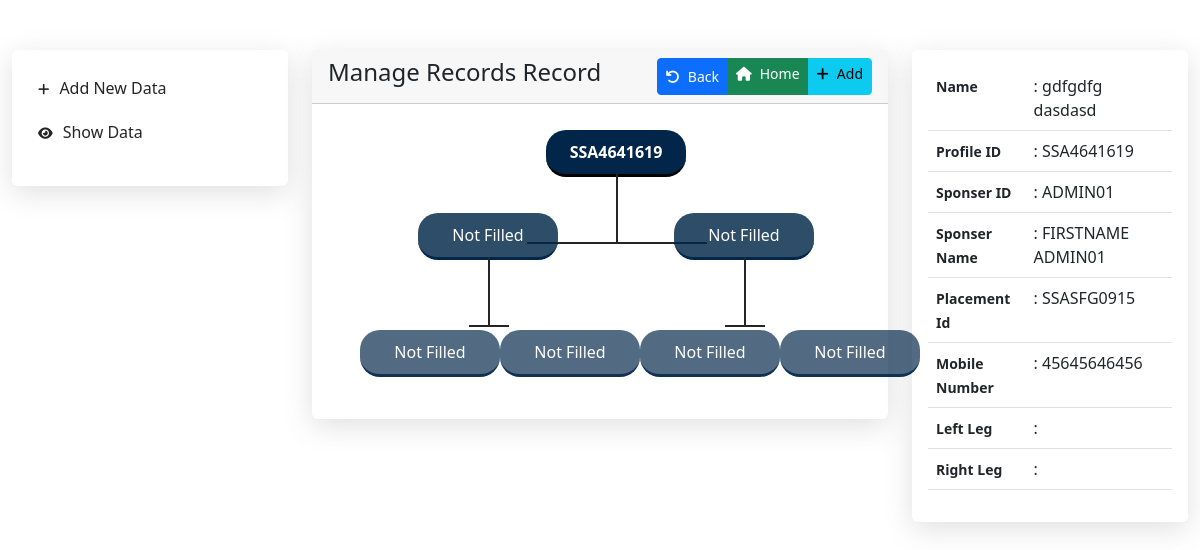
Screenshot of /manage-data.php?id=SSA4641619 with the database file from the repository.
### tables this page shows
CREATE TABLE `people` (
  `id` int(11) NOT NULL,
  `profile_id` varchar(256) NOT NULL,
  `sponser_id` varchar(256) NOT NULL,
  `sponser_name` varchar(256) NOT NULL,
  `placement_id` varchar(256) NOT NULL,
  `left_leg` varchar(100) NOT NULL,
  `right_leg` varchar(100) NOT NULL,
  `first_name` varchar(256) NOT NULL,
  `last_name` varchar(256) NOT NULL,
  `dob` varchar(256) NOT NULL,
  `father_name` varchar(256) NOT NULL,
  `mother_name` varchar(256) NOT NULL,
  `mobile_number` varchar(100) NOT NULL,
  `address` varchar(1000) NOT NULL,
  `status` varchar(50) NOT NULL
);

### manage-data.php (the view, shortened to what this page needs)
<?php
require_once('./config/database.php');
$sql = "SELECT * FROM people WHERE profile_id = '".$_GET['id']."'";
$result = mysqli_query($con, $sql);
if (mysqli_num_rows($result) > 0)
{
    $row_fetch = mysqli_fetch_assoc($result);
}
?>
<!DOCTYPE html>
<html lang="en">
<head>
    <link rel="stylesheet" href="./assets/style.css">
    <link rel="stylesheet" href="./bootstrap/css/bootstrap.min.css">
</head>
<body>
    <section class="main">
        <div class="container-fluid">
            <div class="row ">
                <div class="col-lg-3">
                    <div class="card menu-card">
                        <div class="card-body">
                            <ul>
                                <li>
                                    <a href="./index.php"><i class="fa-solid fa-plus"></i>Add New Data</a>
                                </li>
                                <li>
                                    <a href="./manage-data.php"><i class="fa-solid fa-eye"></i>Show Data</a>
                                </li>
                            </ul>
                        </div>
                    </div>
                </div>
                <div class="col-lg-6">
                    <div class="row">
                        <div class="col-lg-12">
                            <div class="card">
                                <div class="card-header d-flex justify-content-between">
                                    <h4>Manage Records Record</h3>
                                        <div class="btn-group btn-group-sm float-end" role="group" aria-label="First group">
                                            <button type="button" class="btn btn-primary" onclick="window.history.back()"><i class="fas fa-undo me-2"></i>Back</button>
                                            <a href="./manage-data.php" type="button" class="btn btn-success"><i class="fas fa-home me-2"></i>Home</a>
                                            <a href="./index.php" type="button" class="btn btn-info"><i class="fas fa-plus me-2"></i>Add</a>
                                        </div>
                                </div>
                                <div class="card-body text-center">
                                    <div class="card-box">
                                        <ul>
                                            <a type="button" class="wrapper" data-bs-toggle="tooltip" data-bs-placement="top" data-bs-title="Tooltip on top" href="./manage-data.php?id=<?php echo $_GET['id']; ?>">
                                                <li>
                                                    <p><strong><?php echo $_GET['id']; ?></strong></p>
                                                </li>
                                            </a>
                                        </ul>
                                        <ul>
                                            <?php
                                            require_once('./config/database.php');
                                            $sqli = "SELECT * FROM people WHERE profile_id = '" . $_GET['id'] . "'";
                                            $result = mysqli_query($con, $sqli);
                                            if (mysqli_num_rows($result) > 0) {
                                                while ($row = mysqli_fetch_assoc($result)) {
                                                    $values_array = array($row['left_leg'], $row['right_leg']);
                                            ?>
                                                    <?php if ($row['left_leg'] != '') { ?><a href="./manage-data.php?id=<?php echo $row['left_leg']; ?>">
                                                            <li class="left_leg">
                                                                <p><?php echo $row['left_leg']; ?></p>
                                                            </li>
                                                        </a><?php } else { ?><a type="button">
                                                            <li class="left_leg">
                                                                <p>Not Filled</p>
                                                            </li>
                                                        </a><?php } ?>
                                                    <?php if ($row['right_leg'] != '') { ?><a href="./manage-data.php?id=<?php echo $row['right_leg']; ?>">
                                                            <li class="right_leg">
                                                                <p><?php echo $row['right_leg']; ?></p>
                                                            </li>
                                                        </a><?php } else { ?><a type="button">
                                                            <li class="right_leg">
                                                                <p>Not Filled</p>
                                                            </li>
                                                        </a><?php } ?>
                                                <?php
                                                }
                                            }
                                            ?>
                                        </ul>
                                        <ul>
                                            <?php
                                            foreach ($values_array as $value) {
                                            ?>
                                                <?php
                                                require_once('./config/database.php');
                                                $sqli1 = "SELECT * FROM people WHERE profile_id = '$value'";
                                                $result1 = mysqli_query($con, $sqli1);
                                                if (mysqli_num_rows($result1) > 0) {
                                                    while ($row1 = mysqli_fetch_assoc($result1)) {
                                                        $values_array = array($row1['left_leg'], $row1['right_leg']);
                                                ?>
                                                        <?php if ($row1['left_leg'] != '') { ?><a href="./manage-data.php?id=<?php echo $row1['left_leg']; ?>">
                                                                <li class="left_leg">
                                                                    <p><?php echo $row1['left_leg']; ?></p>
                                                                </li>
                                                            </a><?php } else { ?><a type="button">
                                                                <li class="left_leg">
                                                                    <p>Not Filled</p>
                                                                </li>
                                                            </a><?php } ?>
                                                        <?php if ($row1['right_leg'] != '') { ?><a href="./manage-data.php?id=<?php echo $row1['right_leg']; ?>">
                                                                <li class="right_leg">
                                                                    <p><?php echo $row1['right_leg']; ?></p>
                                                                </li>
                                                            </a><?php } else { ?><a type="button">
                                                                <li class="right_leg">
                                                                    <p>Not Filled</p>
                                                                </li>
                                                            </a><?php } ?>
                                                    <?php
                                                    }
                                                } else {
                                                    ?>
                                                    <a type="button">
                                                        <li class="right_leg">
                                                            <p>Not Filled</p>
                                                        </li>
                                                    </a>
                                                    <a type="button">
                                                        <li class="right_leg">
                                                            <p>Not Filled</p>
                                                        </li>
                                                    </a>
                                                <?php
                                                }
                                                ?>
                                            <?php
                                            }
                                            ?>
                                        </ul>
                                    </div>
                                </div>
                            </div>
                        </div>
                    </div>
                </div>
                <div class="col-lg-3">
                    <div class="card menu-card">
                        <div class="card-body">
                            <table class="table">
                                <tbody>
                                    <tr>
                                        <th width="40%"><small>Name</small></th>
                                        <td width="60%">: <?php echo $row_fetch['first_name']; ?> <?php echo $row_fetch['last_name']; ?></td>
                                    </tr>
                                    <tr>
                                        <th width="40%"><small>Profile ID</small></th>
                                        <td width="60%">: <?php echo $row_fetch['profile_id']; ?></td>
                                    </tr>
                                    <tr>
                                        <th width="40%"><small>Sponser ID</small></th>
                                        <td width="60%">: <?php echo $row_fetch['sponser_id']; ?></td>
                                    </tr>
                                    <tr>
                                        <th width="40%"><small>Sponser Name</small></th>
                                        <td width="60%">: <?php echo $row_fetch['sponser_name']; ?></td>
                                    </tr>
                                    <tr>
                                        <th width="40%"><small>Placement Id</small></th>
                                        <td width="60%">: <?php echo $row_fetch['placement_id']; ?></td>
                                    </tr>
                                    <tr>
                                        <th width="40%"><small>Mobile Number</small></th>
                                        <td width="60%">: <?php echo $row_fetch['mobile_number']; ?></td>
                                    </tr>
                                    <tr>
                                        <th width="40%"><small>Left Leg</small></th>
                                        <td width="60%">: <?php echo $row_fetch['left_leg']; ?></td>
                                    </tr>
                                    <tr>
                                        <th width="40%"><small>Right Leg</small></th>
                                        <td width="60%">: <?php echo $row_fetch['right_leg']; ?></td>
                                    </tr>
                                </tbody>
                            </table>
                        </div>
                    </div>
                </div>
            </div>
        </div>
    </section>
</body>
</html>

### assets/style.css (style rules this page uses)
.card { box-shadow: rgba(100, 100, 111, 0.2) 0px 7px 29px 0px; border: none !important; }
section.main { padding: 50px 0; }
ul, li, a { list-style: none !important; text-decoration: none; }
a { text-decoration: none !important; }
section.main .menu-card ul li { padding: 10px; }
section.main .menu-card ul { padding-left: 0 !important; }
section.main .menu-card ul li a i { margin-right: 10px;font-size: 13px; }
section.main .menu-card ul li a { color: #252525; }
.card-box ul { display: flex; justify-content: center; justify-content: space-around }
.card-box ul li { text-align: center; padding: 10px 20px; background-color: aliceblue; border-radius: 20px; margin-bottom: 10px; min-width: 140px; }
.card-box ul li { border-bottom: 3px solid #bfe1ff; margin-top: 10px; }
.card-box ul { position: relative; }
.card-box ul a li::after { content: ""; position: absolute; bottom: -70px; height: 70px; width: 2px; background-color: #252525; }
.card-box ul:last-child a li::after { content: ""; display: none; }
.card-box ul a { color: #252525; }
.card-box ul li::after { content: '|'; position: absolute; color: #252525; bottom: -5px; }
.card-box ul:last-child li::after { content: ""; }
.card-box ul li { position: relative; }
.card-box ul:first-child li::before { content: ""; position: absolute; bottom: -160%; height: 2px; width: 180px; right: -15%; background-color: #252525; }
.card-box ul li::before { content: ""; position: absolute; bottom: -160%; height: 2px; width: 40px; right: 35%; background-color: #252525; }
.card-box ul:last-child li::before { content: ""; display: none; }
.card-box ul li { z-index: 10000; }
.card-box ul:first-child li { background-color: #012649; border-bottom: 3px solid #000000; color: #FFF; }
.card-box ul:nth-child(2) li { background-color: #012649d1; border-bottom: 3px solid #012649; color: #FFF; }
.card-box ul:nth-child(3) li { background-color: #012649ad; border-bottom: 3px solid #012649d1; color: #FFF; }
p { margin: 0 !important; }

### rows the page displays
people: left_leg "Not Filled", right_leg "Not Filled", first_name "gdfgdfg", last_name "dasdasd", profile "SSA4641619", sponser "ADMIN01", sponser_name "FIRSTNAME ADMIN01", placement "SSASFG0915", mobile_number "45645646456"

### other values shown
$_GET['id'] "SSA4641619"
